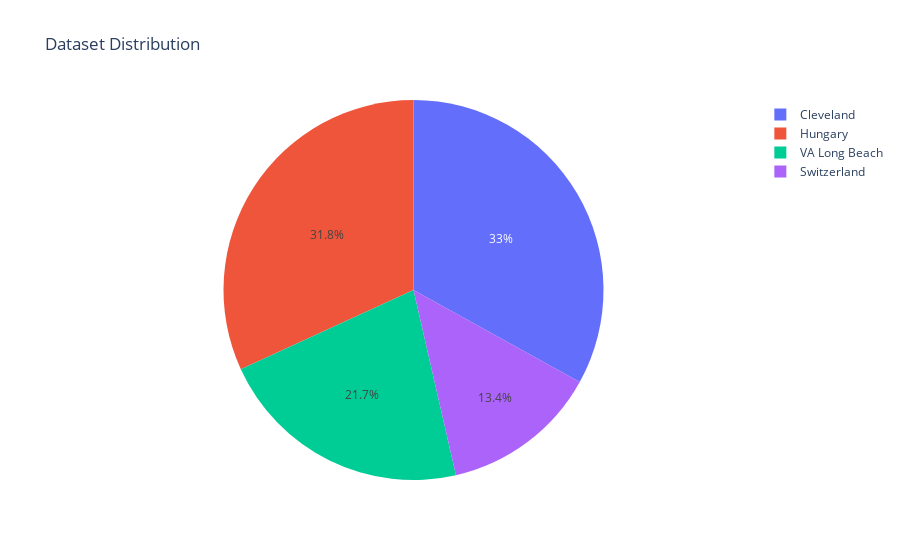

Notebook source saved alongside this figure:
### Code cell
# plot a pie chart of the dataset column using plotly:

fig = px.pie(df, names='dataset', title='Dataset Distribution')
fig.show()

### Figure 1 — Plotly figure (JSON) as saved in the notebook; plotly's stock layout.template omitted (floating-point values rounded to 4 significant figures; data arrays with more than 128 entries replaced by an {"elided": "..."} marker saying what was removed)
{"data": [{"domain": {"x": [0, 1], "y": [0, 1]}, "hovertemplate": "dataset=%{label}<extra></extra>", "labels": {"elided": "920 str values"}, "legendgroup": "", "name": "", "showlegend": true, "type": "pie"}], "layout": {"legend": {"tracegroupgap": 0}, "title": {"text": "Dataset Distribution"}}}
